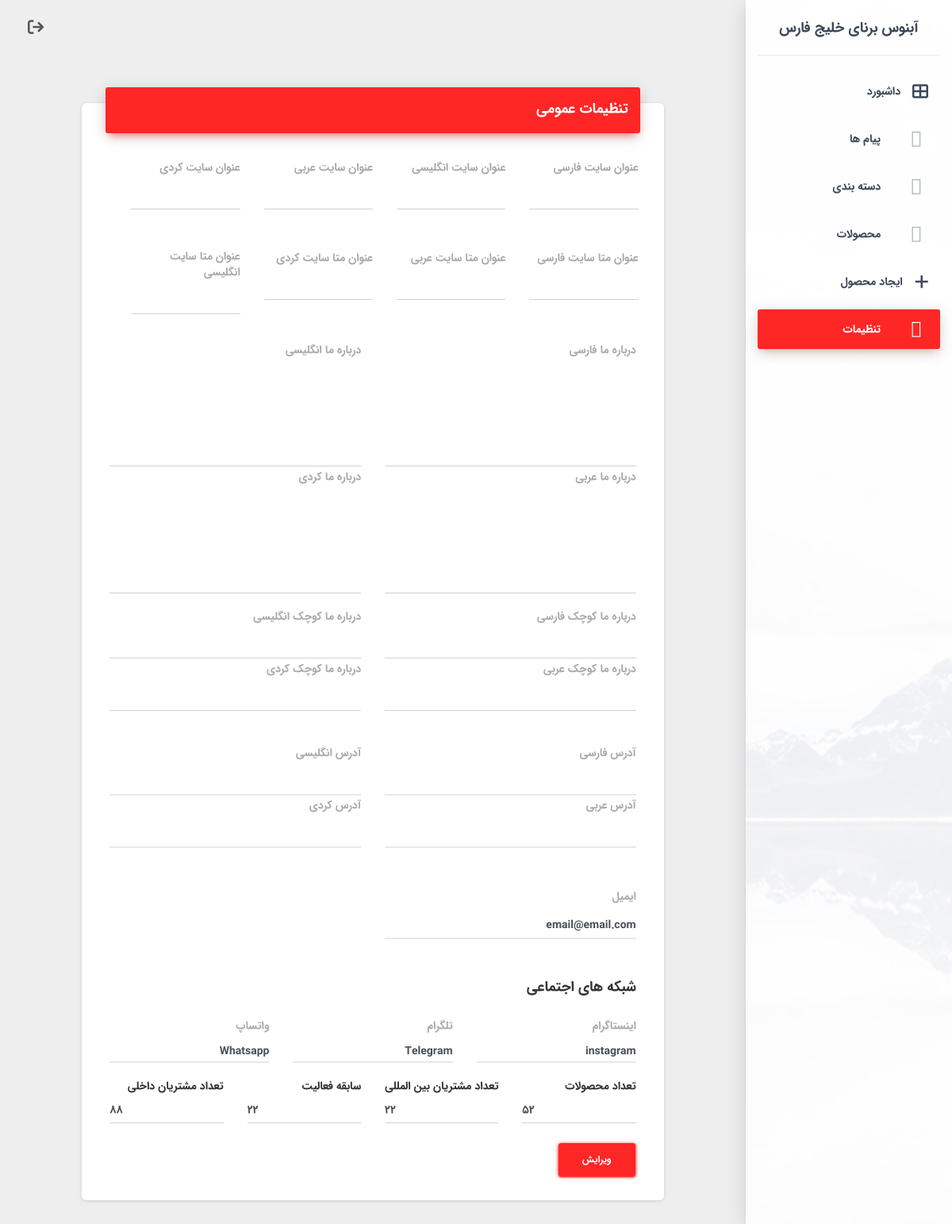
The app's page /fa/staff/settings/ (signed in), older data.
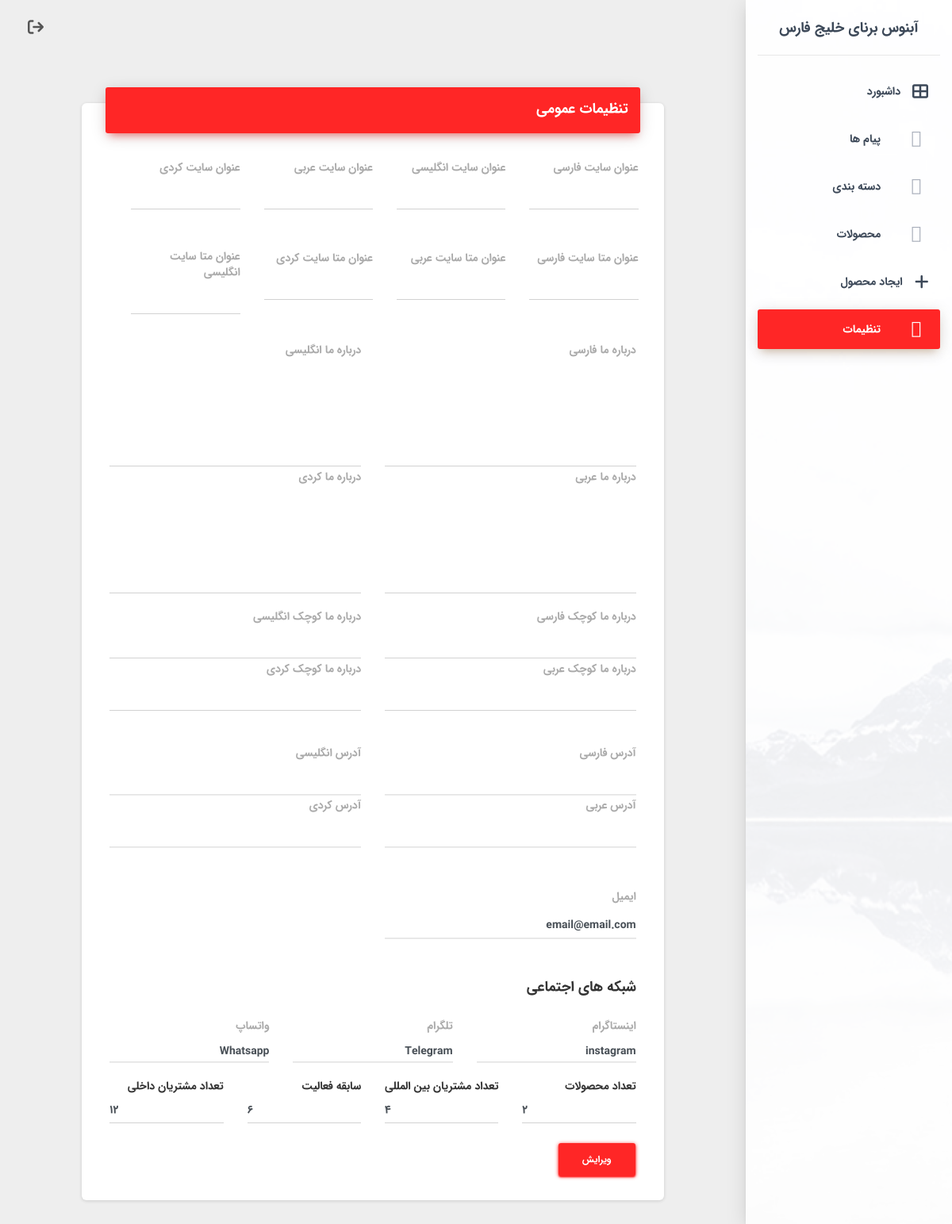
The same page, newer data.
### settings/models.py (models this page shows, shortened)
class Setting(models.Model):
    title = TranslatedField(models.CharField(max_length=120, blank=True, null=True))
    meta_title = TranslatedField(models.CharField(max_length=120, blank=True, null=True))
    about_us = TranslatedField(models.CharField(max_length=800, blank=True, null=True))
    about_us_small = TranslatedField(models.CharField(max_length=600, blank=True, null=True))
    address = TranslatedField(models.CharField(max_length=600, blank=True, null=True))
    instagram = models.CharField(max_length=120)
    whatsapp = models.CharField(max_length=120)
    telegram =models.CharField(max_length=120)
    email = models.EmailField()
    products_count = models.PositiveIntegerField(default=0)
    international_customers = models.PositiveIntegerField(default=0)
    years_of_activity = models.PositiveIntegerField(default=0)
    domestic_customers = models.PositiveIntegerField(default=0)

### staff/views.py (the view, shortened to what this page needs)
# urls.py: path('settings/', views.staff_settings, name="staff_settings"),
def staff_settings(request):
    if request.user.is_staff:
        settings = Setting.objects.first()
        ctx = {'settings':settings}
        return render(request, "staff/settings/settings.html", ctx)
    else:
        return redirect("/staff/login/")

### main/context_processors.py (called while the page is built)
def setting(requet, **kwargs):
    setting = Setting.objects.first()
    random_products = Product.objects.all()
    ctx = {'setting':setting,
        'random_products':random_products,
        }
    return ctx

### main/templates/staff/settings/settings.html (shortened to what this page needs)
{% extends 'staff/base.html' %}
{% block content %}
<div class="d-none">{% block settings %}active{% endblock %}</div>
<div class="content">
    <div class="container-fluid">
        <form method="POST">
            <div class="card col-10 mx-auto">
                <div class="card-header card-header-primary">
                    <h4 class="card-title">تنظیمات عمومی</h4>
                </div>
                <div class="card-body">
                    <div class="row">
                        <div class="row my-3">
                            <div class="col-md-3 mb-3">
                                <label> عنوان سایت فارسی</label>
                                <input name="title_fa" class="form-control"
                                    value="{{settings.title_fa|default_if_none:'ثبت نشده'}}">
                            </div>
                            <div class="col-md-3 mb-3">
                                <label> عنوان سایت انگلیسی</label>
                                <input name="title_en" class="form-control"
                                    value="{{settings.title_en|default_if_none:'ثبت نشده'}}">
                            </div>
                            <div class="col-md-3 mb-3">
                                <label> عنوان سایت عربی</label>
                                <input name="title_ar" class="form-control"
                                    value="{{settings.title_ar|default_if_none:'ثبت نشده'}}">
                            </div>
                            <div class="col-md-3 mb-3">
                                <label> عنوان سایت کردی</label>
                                <input name="title_ku" class="form-control"
                                    value="{{settings.title_ku|default_if_none:'ثبت نشده'}}">
                            </div>
                        </div>
                        <div class="row my-3">
                            <div class="col-md-3 mb-3">
                                <label> عنوان متا سایت فارسی</label>
                                <input name="meta_title_fa" class="form-control"
                                    value="{{settings.meta_title_fa|default_if_none:'ثبت نشده'}}">
                            </div>
                            <div class="col-md-3 mb-3">
                                <label> عنوان متا سایت عربی</label>
                                <input name="meta_title_ar" class="form-control"
                                    value="{{settings.meta_title_ar|default_if_none:'ثبت نشده'}}">
                            </div>
                            <div class="col-md-3 mb-3">
                                <label> عنوان متا سایت کردی</label>
                                <input name="meta_title_ku" class="form-control"
                                    value="{{settings.meta_title_ku|default_if_none:'ثبت نشده'}}">
                            </div>
                            <div class="col-md-3 mb-3">
                                <label> عنوان متا سایت انگلیسی</label>
                                <input name="meta_title_en" class="form-control"
                                    value="{{settings.meta_title_en|default_if_none:'ثبت نشده'}}">
                            </div>
                        </div>
                        <div class="col-md-6 mb-3">
                            <label>درباره ما فارسی</label>
                            <textarea name="about_us_fa" class="form-control"
                                style="min-height: 130px;">{{settings.about_us_fa|default_if_none:'ثبت نشده'}}</textarea>
                            <label>درباره ما عربی</label>
                            <textarea name="about_us_ar" class="form-control"
                                style="min-height: 130px;">{{settings.about_us_ar|default_if_none:'ثبت نشده'}}</textarea>
                        </div>
                        <div class="col-md-6 mb-3">
                            <label>درباره ما انگلیسی</label>
                            <textarea name="about_us_en" class="form-control"
                                style="min-height: 130px;">{{settings.about_us_en|default_if_none:'ثبت نشده'}}</textarea>
                            <label>درباره ما کردی</label>
                            <textarea name="about_us_ku" class="form-control"
                                style="min-height: 130px;">{{settings.about_us_ku|default_if_none:'ثبت نشده'}}</textarea>
                        </div>
                        <div class="col-md-6 mb-3">
                            <label>درباره ما کوچک فارسی</label>
                            <input name="about_us_small_fa" class="form-control"
                                value="{{settings.about_us_small_fa|default_if_none:'ثبت نشده'}}">
                            <label>درباره ما کوچک عربی</label>
                            <input name="about_us_small_ar" class="form-control"
                                value="{{settings.about_us_small_ar|default_if_none:'ثبت نشده'}}">
                        </div>
                        <div class="col-md-6 mb-3">
                            <label>درباره ما کوچک انگلیسی</label>
                            <input name="about_us_small_en" class="form-control"
                                value="{{settings.about_us_small_en|default_if_none:'ثبت نشده'}}">
                            <label>درباره ما کوچک کردی</label>
                            <input name="about_us_small_ku" class="form-control"
                                value="{{settings.about_us_small_ku|default_if_none:'ثبت نشده'}}">
                        </div>
                        <div class="col-md-6 my-4">
                            <label>آدرس فارسی</label>
                            <input name="address_fa" class="form-control h-auto"
                                value="{{settings.address_fa|default_if_none:'ثبت نشده'}}" style="line-height: 1.4rem;">
                            <label>آدرس عربی</label>
                            <input name="address_ar" class="form-control h-auto"
                                value="{{settings.address_ar|default_if_none:'ثبت نشده'}}" style="line-height: 1.4rem;">
                        </div>
                        <div class="col-md-6 my-4">
                            <label>آدرس انگلیسی</label>
                            <input name="address_en" class="form-control h-auto"
                                value="{{settings.address_en|default_if_none:'ثبت نشده'}}" style="line-height: 1.4rem;">
                            <label>آدرس کردی</label>
                            <input name="address_ku" class="form-control h-auto"
                                value="{{settings.address_ku|default_if_none:'ثبت نشده'}}" style="line-height: 1.4rem;">
                        </div>
                        <div class="col-md-6 my-4">
                            <label>ایمیل</label>
                            <input name="email" class="form-control h-auto"
                                value="{{settings.email|default_if_none:'ثبت نشده'}}" style="line-height: 1.4rem;">
                        </div>
                    </div>
                    <h4 class="mt-2 py-3">شبکه های اجتماعی</h4>
                    <div class="row">
                        <div class="col-md-4 mb-2">
                            <label>اینستاگرام</label>
                            <input name="instagram" class="form-control h-auto"
                                value="{{settings.instagram|default_if_none:'ثبت نشده'}}">
                        </div>
                        <div class="col-md-4 mb-2">
                            <label>تلگرام</label>
                            <input name="telegram" class="form-control h-auto"
                                value="{{settings.telegram|default_if_none:'ثبت نشده'}}">
                        </div>
                        <div class="col-md-4 mb-2">
                            <label>واتساپ</label>
                            <input name="whatsapp" class="form-control h-auto"
                                value="{{settings.whatsapp|default_if_none:'ثبت نشده'}}">
                        </div>
                        <div class="col-md-3 my-2">
                            تعداد محصولات <input class="form-control" value="{{settings.products_count}}"
                                name="products_count" type="number">
                        </div>
                        <div class="col-md-3 my-2">
                            تعداد مشتریان بین المللی <input class="form-control" value="{{settings.international_customers}}"
                                name="international_customers" type="number">
                        </div>
                        <div class="col-md-3 my-2">
                            سابقه فعالیت <input class="form-control" value="{{settings.years_of_activity}}"
                                name="years_of_activity" type="number">
                        </div>
                        <div class="col-md-3 my-2">
                            تعداد مشتریان داخلی <input class="form-control" value="{{settings.domestic_customers}}"
                                name="domestic_customers" type="number">
                        </div>
                    </div>
                    <button class="btn btn-primary my-3" type="submit">ویرایش</button>
                </div>
            </div>
    </div>
</div>
</div>
{% endblock content %}

### main/templates/staff/base.html (shortened to what this page needs)
{% load static %}
<!DOCTYPE html>
<html lang="en" dir="rtl">
<head>
  <link rel="stylesheet" href="{% static 'css/fontawesome.css' %}">
  <link rel="stylesheet" href="https://cdn.jsdelivr.net/npm/bootstrap@5.1.3/dist/css/bootstrap.rtl.min.css"
>
  <link href="{% static 'dashboard/css/material-dashboard.css' %}" rel="stylesheet" />
  <link href="{% static 'dashboard/demo/demo.css' %}" rel="stylesheet" />
</head>
<body class="">
  <div class="wrapper ">
    <div class="sidebar" data-color="purple" data-background-color="white"
      data-image="{% static 'dashboard/img/sidebar-2.jpg' %}">
      <div class="logo"><a href="/" target="blank" class="simple-text logo-normal" rel="tooltip"
        data-original-title="مشاهده وبسایت">
          آبنوس برنای خلیج فارس
        </a></div>
      <div class="sidebar-wrapper">
        <ul class="nav">
          <li class="nav-item {% block dashboard %}{% endblock %}">
            <a class="nav-link" href="/staff/">
              <i class="fas fa-th-large"></i>
              <p>داشبورد</p>
            </a>
          </li>
          <li class="nav-item {% block meassages %}{% endblock %}">
            <a class="nav-link" href="/staff/messages/">
              <i class="fad fa-envelope"></i>
              <p>پیام ها</p>
            </a>
          </li>
          <li class="nav-item {% block categories %}{% endblock %}">
            <a class="nav-link" href="/staff/categories/">
              <i class="fad fa-list"></i>
              <p>دسته بندی</p>
            </a>
          </li>
          <li class="nav-item {% block products %}{% endblock %}">
            <a class="nav-link" href="/staff/products/">
              <i class="fad fa-shopping-bag"></i>
              <p>محصولات</p>
            </a>
          </li>
          <li class="nav-item {% block create-product %}{% endblock %}">
            <a class="nav-link" href="/staff/create-product/">
              <i class="fas fa-plus"></i>
              <p>ایجاد محصول</p>
            </a>
          </li>
          <li class="nav-item {% block settings %}{% endblock %}">
            <a class="nav-link" href="/staff/settings/">
              <i class="fad fa-cog"></i>
              <p>تنظیمات</p>
            </a>
          </li>
        </ul>
      </div>
    </div>
    <div class="main-panel">
      <nav class="navbar navbar-expand-lg navbar-transparent navbar-absolute fixed-top ">
        <div class="container-fluid">
          <div class="navbar-wrapper">
          </div>
          <div class="collapse navbar-collapse justify-content-end">
            <ul class="navbar-nav">
              <li class="nav-item">
                <a class="nav-link" href="/staff/logout/" style="font-size: 20px;" rel="tooltip"
                  data-original-title="خروج از حساب کاربری">
                  <i class="fas fa-sign-out"></i>
                </a>
              </li>
            </ul>
          </div>
        </div>
      </nav>
      {% block content %}
      {% endblock content%}
    </div>
</body>
</html>

Row changes from the older to the newer data that the page shows:
changed Setting "email@email.com": products_count "52" → "2"; international_customers "22" → "4"; years_of_activity "22" → "6"; domestic_customers "88" → "12"
